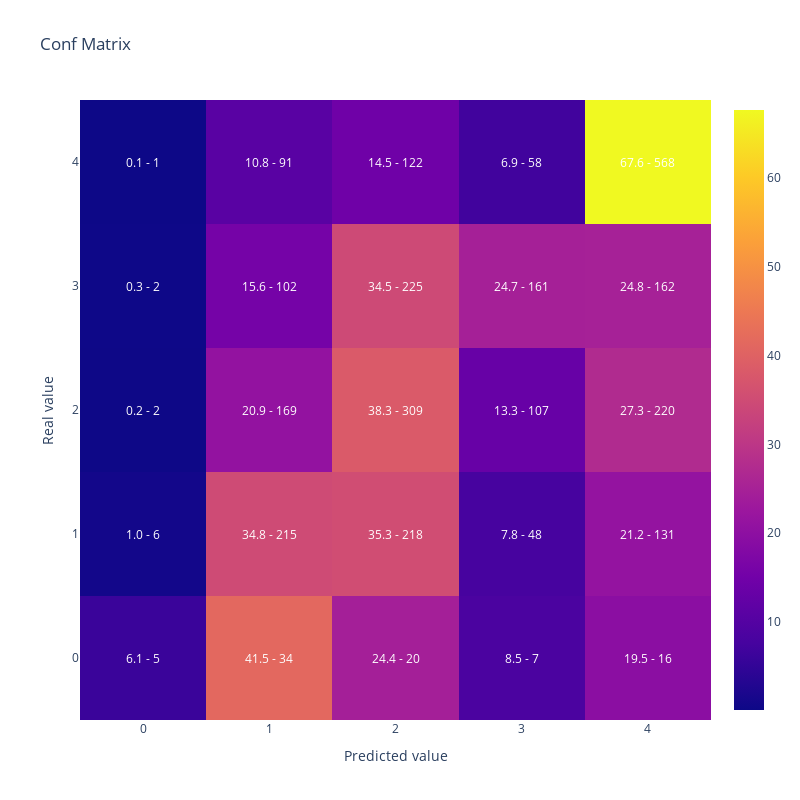

Notebook code cell kept with this figure:
### Code cell
#Muestro la matriz de confusión
display(plot_confusion_matrix(y_test,y_pred))

### Figure 1 — Plotly figure (JSON) as saved in the notebook; plotly's stock layout.template omitted (floating-point values rounded to 4 significant figures)
{"data": [{"type": "heatmap", "x": [0, 1, 2, 3, 4], "y": [0, 1, 2, 3, 4], "z": [[6.098, 41.46, 24.39, 8.537, 19.51], [0.9709, 34.79, 35.28, 7.767, 21.2], [0.2478, 20.94, 38.29, 13.26, 27.26], [0.3067, 15.64, 34.51, 24.69, 24.85], [0.119, 10.83, 14.52, 6.905, 67.62]]}], "layout": {"annotations": [{"font": {"color": "white"}, "showarrow": false, "text": "6.1 - 5", "x": 0, "xref": "x", "y": 0, "yref": "y"}, {"font": {"color": "white"}, "showarrow": false, "text": "41.5 - 34", "x": 1, "xref": "x", "y": 0, "yref": "y"}, {"font": {"color": "white"}, "showarrow": false, "text": "24.4 - 20", "x": 2, "xref": "x", "y": 0, "yref": "y"}, {"font": {"color": "white"}, "showarrow": false, "text": "8.5 - 7", "x": 3, "xref": "x", "y": 0, "yref": "y"}, {"font": {"color": "white"}, "showarrow": false, "text": "19.5 - 16", "x": 4, "xref": "x", "y": 0, "yref": "y"}, {"font": {"color": "white"}, "showarrow": false, "text": "1.0 - 6", "x": 0, "xref": "x", "y": 1, "yref": "y"}, {"font": {"color": "white"}, "showarrow": false, "text": "34.8 - 215", "x": 1, "xref": "x", "y": 1, "yref": "y"}, {"font": {"color": "white"}, "showarrow": false, "text": "35.3 - 218", "x": 2, "xref": "x", "y": 1, "yref": "y"}, {"font": {"color": "white"}, "showarrow": false, "text": "7.8 - 48", "x": 3, "xref": "x", "y": 1, "yref": "y"}, {"font": {"color": "white"}, "showarrow": false, "text": "21.2 - 131", "x": 4, "xref": "x", "y": 1, "yref": "y"}, {"font": {"color": "white"}, "showarrow": false, "text": "0.2 - 2", "x": 0, "xref": "x", "y": 2, "yref": "y"}, {"font": {"color": "white"}, "showarrow": false, "text": "20.9 - 169", "x": 1, "xref": "x", "y": 2, "yref": "y"}, {"font": {"color": "white"}, "showarrow": false, "text": "38.3 - 309", "x": 2, "xref": "x", "y": 2, "yref": "y"}, {"font": {"color": "white"}, "showarrow": false, "text": "13.3 - 107", "x": 3, "xref": "x", "y": 2, "yref": "y"}, {"font": {"color": "white"}, "showarrow": false, "text": "27.3 - 220", "x": 4, "xref": "x", "y": 2, "yref": "y"}, {"font": {"color": "white"}, "showarrow": false, "text": "0.3 - 2", "x": 0, "xref": "x", "y": 3, "yref": "y"}, {"font": {"color": "white"}, "showarrow": false, "text": "15.6 - 102", "x": 1, "xref": "x", "y": 3, "yref": "y"}, {"font": {"color": "white"}, "showarrow": false, "text": "34.5 - 225", "x": 2, "xref": "x", "y": 3, "yref": "y"}, {"font": {"color": "white"}, "showarrow": false, "text": "24.7 - 161", "x": 3, "xref": "x", "y": 3, "yref": "y"}, {"font": {"color": "white"}, "showarrow": false, "text": "24.8 - 162", "x": 4, "xref": "x", "y": 3, "yref": "y"}, {"font": {"color": "white"}, "showarrow": false, "text": "0.1 - 1", "x": 0, "xref": "x", "y": 4, "yref": "y"}, {"font": {"color": "white"}, "showarrow": false, "text": "10.8 - 91", "x": 1, "xref": "x", "y": 4, "yref": "y"}, {"font": {"color": "white"}, "showarrow": false, "text": "14.5 - 122", "x": 2, "xref": "x", "y": 4, "yref": "y"}, {"font": {"color": "white"}, "showarrow": false, "text": "6.9 - 58", "x": 3, "xref": "x", "y": 4, "yref": "y"}, {"font": {"color": "white"}, "showarrow": false, "text": "67.6 - 568", "x": 4, "xref": "x", "y": 4, "yref": "y"}], "height": 800, "title": {"text": "Conf Matrix"}, "width": 800, "xaxis": {"title": {"text": "Predicted value"}}, "yaxis": {"title": {"text": "Real value"}}}}
